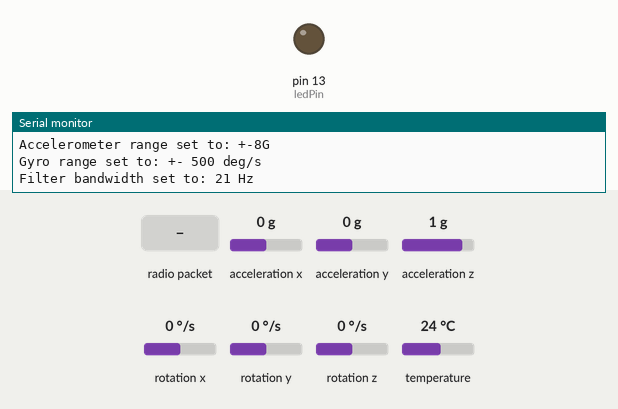
This sketch was run on a simulated Arduino Uno, built with avr-gcc and run on an emulated ATmega328P. Shown: output pins drawn as LEDs (lit = HIGH), the last lines printed to the serial monitor. The test bench sets the inputs (shaded band); at power-on: acceleration x 0 g, acceleration y 0 g, acceleration z 1 g, rotation x 0 °/s, rotation y 0 °/s, rotation z 0 °/s, temperature 24 °C. No radio packets arrive unless stated.

Above: at 1.3 s.
1.4 s: radio packet "activate" arrives
At 1.7 s:
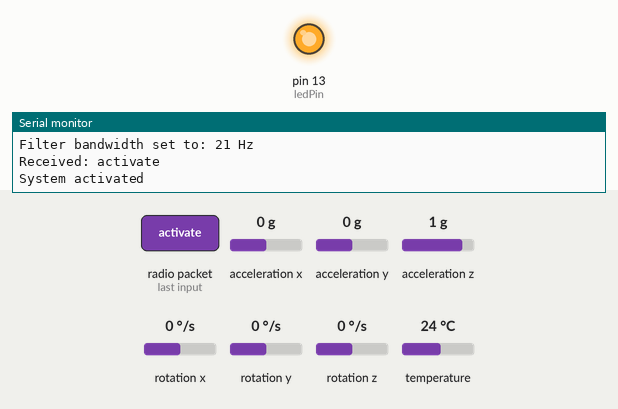
4.7 s: radio packet "deactivate" arrives
At 5.2 s:
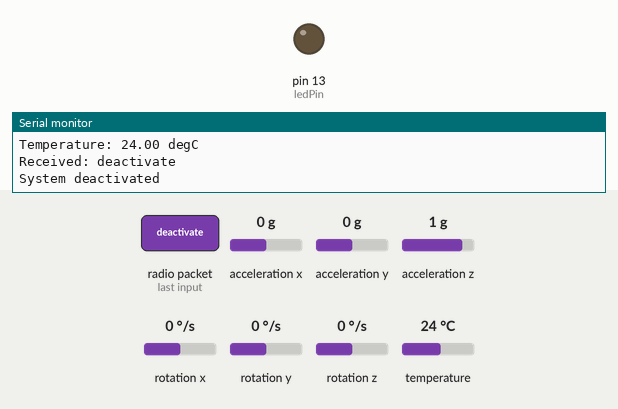
Timing chart, 0 to 7.7 s (numbered marks = the images above; inputs shaded):
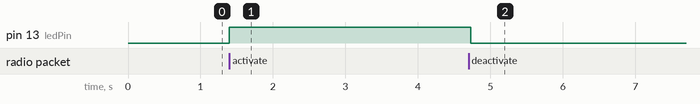

The sketch:

receiver.ino
```cpp
#include <SPI.h>
#include <nRF24L01.h>
#include <RF24.h>
#include <Adafruit_MPU6050.h>
#include <Adafruit_Sensor.h>
#include <Wire.h>
int led=4;
int alert=0;
int it=0;
Adafruit_MPU6050 mpu;
int force, x, y, z,X,Y,Z;
RF24 radio(7, 8); // CE, CSN pins
int flag = 0;
const byte address[6] = "00001";
const int ledPin = 13; // Pin where the LED is connected

void setup() {
  Serial.begin(115200);
  pinMode(ledPin, OUTPUT); // Set the LED pin as output
  radio.begin();
  radio.openReadingPipe(0, address);
  radio.setPALevel(RF24_PA_MIN);
  radio.startListening();

  Serial.println("Adafruit MPU6050 test!");

  if (!mpu.begin()) {
    Serial.println("Failed to find MPU6050 chip");
    while (1) {
      delay(10);
    }
  }
  Serial.println("MPU6050 Found!");

  mpu.setAccelerometerRange(MPU6050_RANGE_8_G);
  Serial.print("Accelerometer range set to: ");
  switch (mpu.getAccelerometerRange()) {
  case MPU6050_RANGE_2_G:
    Serial.println("+-2G");
    break;
  case MPU6050_RANGE_4_G:
    Serial.println("+-4G");
    break;
  case MPU6050_RANGE_8_G:
    Serial.println("+-8G");
    break;
  case MPU6050_RANGE_16_G:
    Serial.println("+-16G");
    break;
  }
  mpu.setGyroRange(MPU6050_RANGE_500_DEG);
  Serial.print("Gyro range set to: ");
  switch (mpu.getGyroRange()) {
  case MPU6050_RANGE_250_DEG:
    Serial.println("+- 250 deg/s");
    break;
  case MPU6050_RANGE_500_DEG:
    Serial.println("+- 500 deg/s");
    break;
  case MPU6050_RANGE_1000_DEG:
    Serial.println("+- 1000 deg/s");
    break;
  case MPU6050_RANGE_2000_DEG:
    Serial.println("+- 2000 deg/s");
    break;
  }

  mpu.setFilterBandwidth(MPU6050_BAND_21_HZ);
  Serial.print("Filter bandwidth set to: ");
  switch (mpu.getFilterBandwidth()) {
  case MPU6050_BAND_260_HZ:
    Serial.println("260 Hz");
    break;
  case MPU6050_BAND_184_HZ:
    Serial.println("184 Hz");
    break;
  case MPU6050_BAND_94_HZ:
    Serial.println("94 Hz");
    break;
  case MPU6050_BAND_44_HZ:
    Serial.println("44 Hz");
    break;
  case MPU6050_BAND_21_HZ:
    Serial.println("21 Hz");
    break;
  case MPU6050_BAND_10_HZ:
    Serial.println("10 Hz");
    break;
  case MPU6050_BAND_5_HZ:
    Serial.println("5 Hz");
    break;
  }

  Serial.println("");
  delay(100);
}

void loop() {
    radio.openReadingPipe(0, address);
  if (radio.available()) {
    char text[32] = "";
    radio.read(&text, sizeof(text));
    Serial.print("Received: ");
    Serial.println(text);

    if (strcmp(text, "activate") == 0) {
      flag = 1; // Activate the MPU sensor readings
      digitalWrite(ledPin, HIGH); // Turn on the LED
      Serial.println("System activated");
      delay(500);
      transmit();
      blinkactivate();
      it=0;
    } else if (strcmp(text, "deactivate") == 0) {
      flag = 0; // Deactivate the MPU sensor readings
      digitalWrite(ledPin, LOW); // Turn off the LED
      Serial.println("System deactivated");
      delay(500);
      transmit_();
      blinkactivate();
      alert=0;

    }
  }

  if (flag == 1) {
    mpu_();
   if(it==0)
   {
    X=x;
    Y=y;
    Z=z;
    it++;
   }

  }
}

void mpu_() {
  sensors_event_t a, g, temp;
  mpu.getEvent(&a, &g, &temp);

  /* Print out the values */
  Serial.print("Acceleration X: ");
  Serial.print(a.acceleration.x);
  Serial.print(", Y: ");
  Serial.print(a.acceleration.y);
  Serial.print(", Z: ");
  Serial.print(a.acceleration.z);
  Serial.println(" m/s^2");

  Serial.print("Rotation X: ");
  Serial.print(g.gyro.x);
  Serial.print(", Y: ");
  Serial.print(g.gyro.y);
  Serial.print(", Z: ");
  Serial.print(g.gyro.z);
  Serial.println(" rad/s");

  Serial.print("Temperature: ");
  Serial.print(temp.temperature);
  Serial.println(" degC");

  x = abs(a.acceleration.x);
  y = abs(a.acceleration.y);
  z = abs(a.acceleration.z);

  if ((x > 3+X ||y > 3+Y || z > 3+Z )&&it==1) {
    Serial.print("Impact detected: ");
    force = abs(x) + abs(y) + abs(z);
    Serial.println(force);
    transmitImpact();
    alert=1;
  }

if (alert==1)
{
  blinkimpact();
}

  Serial.println("");
  delay(500);
}

void transmitImpact() {
  const char text[] = "impact";
  radio.stopListening(); // Stop listening to be able to transmit
  radio.openWritingPipe(address);
    radio.setPALevel(RF24_PA_MIN);

  radio.write(&text, sizeof(text));
  Serial.println("Impact data transmitted");
  delay(500); // Ensure the message is sent
  radio.startListening(); // Start listening again
}

void transmit() {
  const char text[] = "activate";
  radio.stopListening(); // Stop listening to be able to transmit
  radio.openWritingPipe(address);
    radio.setPALevel(RF24_PA_MIN);

  radio.write(&text, sizeof(text));
  delay(500); // Ensure the message is sent
  radio.startListening(); // Start listening again
}

void transmit_() {
  const char text[] = "deactivate";
  radio.stopListening(); // Stop listening to be able to transmit
  radio.openWritingPipe(address);
    radio.setPALevel(RF24_PA_MIN);

  radio.write(&text, sizeof(text));
  delay(500); // Ensure the message is sent
  radio.startListening(); // Start listening again
}

void blinkactivate()
{
  digitalWrite(led,HIGH);
  delay(300);
  digitalWrite(led,LOW);
}

void blinkimpact()
{
  digitalWrite(led,HIGH);
  delay(100);
  digitalWrite(led,LOW);
  delay(100);
}
```

Measured:
- after the input at 1.4 s, pin 13 (ledPin): LOW → HIGH at once
- after the input at 4.7 s, pin 13 (ledPin): HIGH → LOW at once
